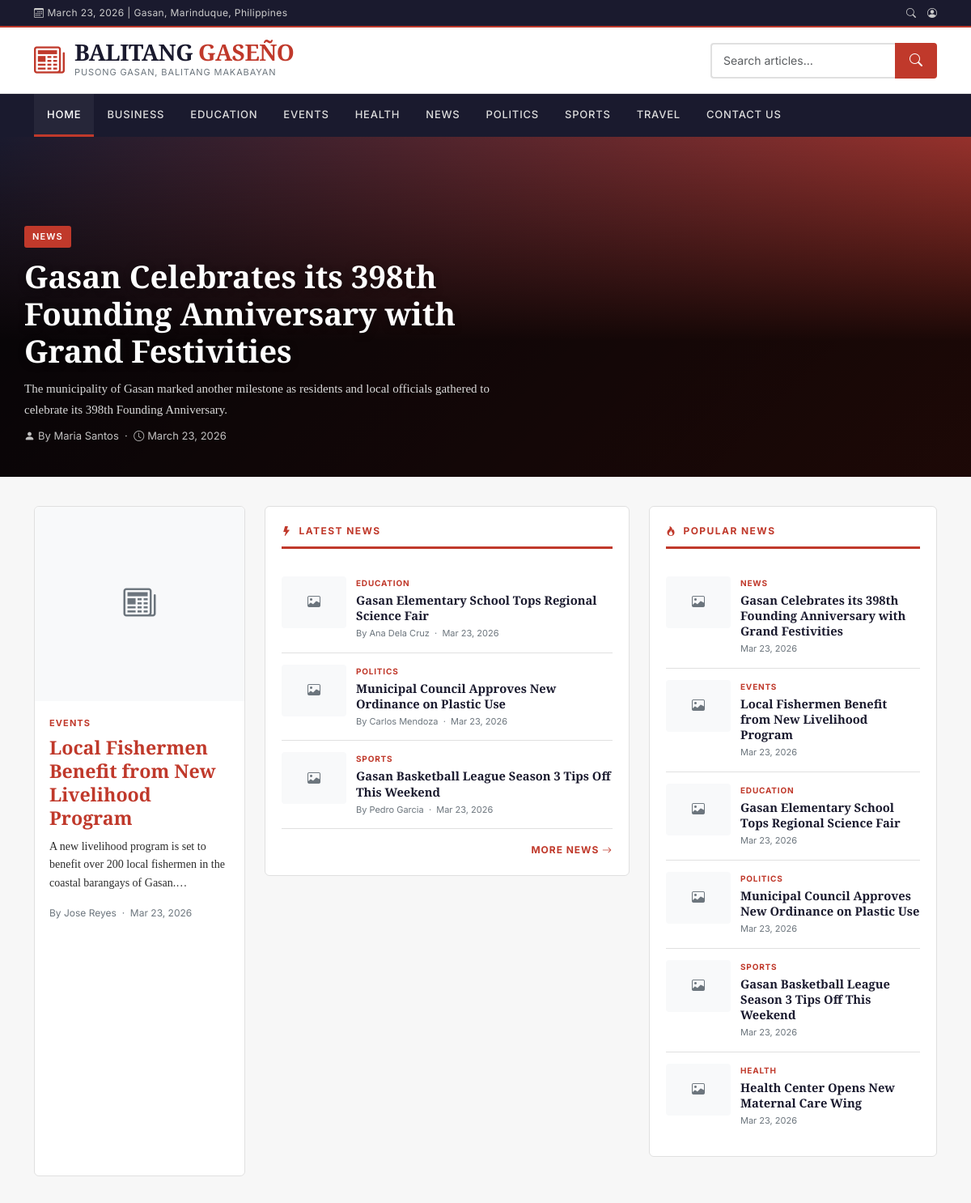
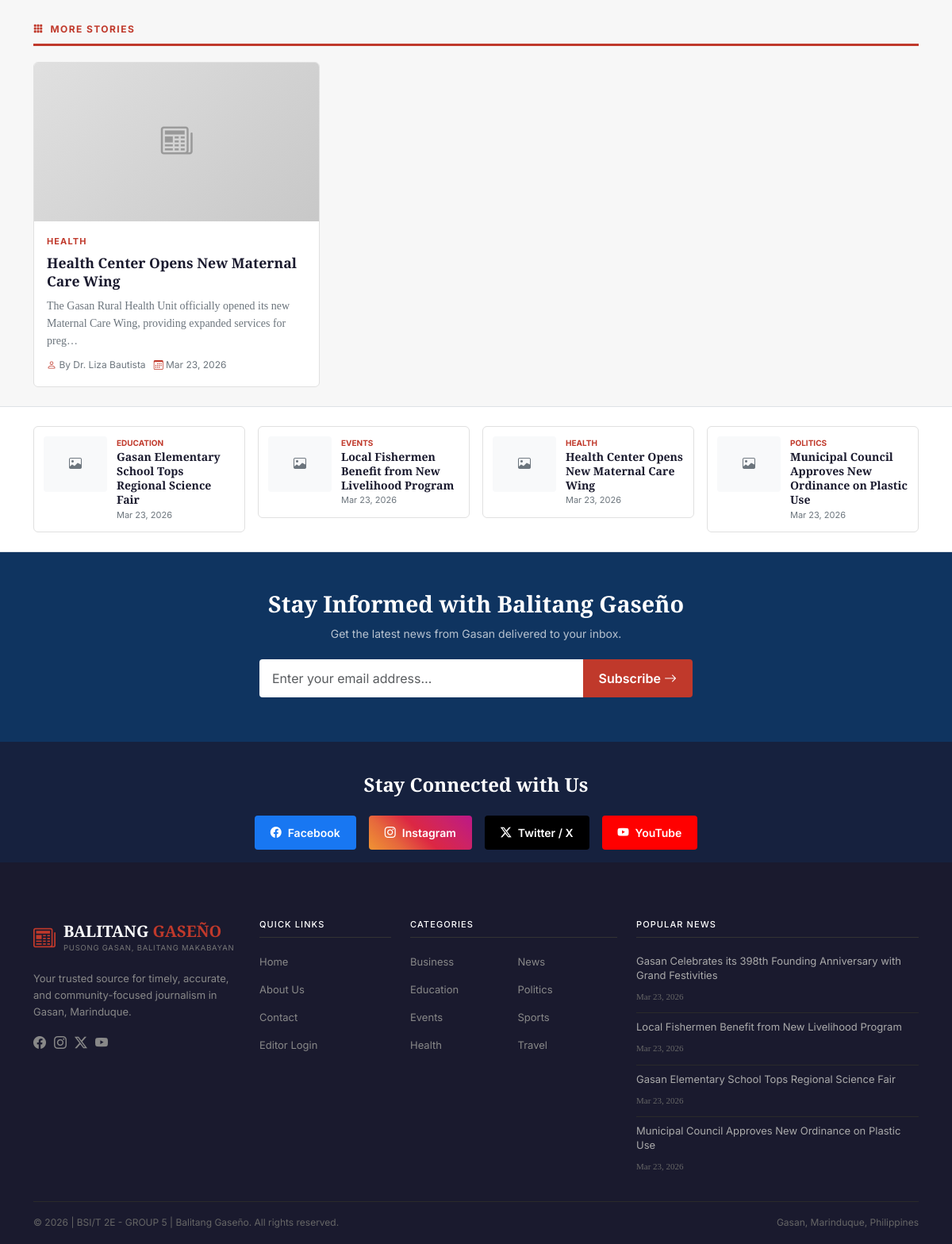
The page / on the database its author committed (2 pictures, top to bottom).
### tables this page shows
CREATE TABLE categories (
    id INT AUTO_INCREMENT PRIMARY KEY,
    name VARCHAR(100) NOT NULL,
    slug VARCHAR(100) NOT NULL UNIQUE,
    description TEXT,
    created_at TIMESTAMP DEFAULT CURRENT_TIMESTAMP
);

CREATE TABLE articles (
    id INT AUTO_INCREMENT PRIMARY KEY,
    title VARCHAR(300) NOT NULL,
    slug VARCHAR(300) NOT NULL UNIQUE,
    byline VARCHAR(200),
    category_id INT NOT NULL,
    author_id INT NOT NULL,
    body LONGTEXT NOT NULL,
    excerpt TEXT,
    image VARCHAR(255) DEFAULT NULL,
    status ENUM('published','draft') DEFAULT 'draft',
    views INT DEFAULT 0,
    published_at DATETIME DEFAULT NULL,
    created_at TIMESTAMP DEFAULT CURRENT_TIMESTAMP,
    updated_at TIMESTAMP DEFAULT CURRENT_TIMESTAMP ON UPDATE CURRENT_TIMESTAMP,
    FOREIGN KEY (category_id) REFERENCES categories(id) ON DELETE CASCADE,
    FOREIGN KEY (author_id) REFERENCES users(id) ON DELETE CASCADE
);

### index.php (the view, shortened to what the rows shown need)
<?php
require_once __DIR__ . '/config/db.php';
$hero = $pdo->query("
    SELECT a.*, c.name AS cat_name, c.slug AS cat_slug
    FROM articles a
    JOIN categories c ON c.id = a.category_id
    WHERE a.status = 'published'
    ORDER BY a.published_at DESC
    LIMIT 1
")->fetch();
$stmt = $pdo->prepare("
    SELECT a.id, a.title, a.slug, a.excerpt, a.image, a.published_at, a.byline,
           c.name AS cat_name, c.slug AS cat_slug
    FROM articles a
    JOIN categories c ON c.id = a.category_id
    WHERE a.status = 'published' AND a.id != :hero_id
    ORDER BY a.published_at DESC
    LIMIT 4
");
$stmt->execute([':hero_id' => $hero['id'] ?? 0]);
$latest = $stmt->fetchAll();
$popular = $pdo->query("
    SELECT a.id, a.title, a.slug, a.image, a.published_at,
           c.name AS cat_name, c.slug AS cat_slug
    FROM articles a
    JOIN categories c ON c.id = a.category_id
    WHERE a.status = 'published'
    ORDER BY a.views DESC
    LIMIT 6
")->fetchAll();
$featured_ids = array_merge(
    [$hero['id'] ?? 0],
    array_column($latest, 'id')
);
$in_clause = implode(',', array_fill(0, count($featured_ids), '?'));
$stmt2 = $pdo->prepare("
    SELECT a.id, a.title, a.slug, a.excerpt, a.image, a.published_at, a.byline,
           c.name AS cat_name, c.slug AS cat_slug
    FROM articles a
    JOIN categories c ON c.id = a.category_id
    WHERE a.status = 'published' AND a.id NOT IN ($in_clause)
    ORDER BY a.published_at DESC
    LIMIT 6
");
$stmt2->execute($featured_ids);
$featured_grid = $stmt2->fetchAll();
$mini = $pdo->query("
    SELECT a.id, a.title, a.slug, a.image, a.published_at,
           c.name AS cat_name, c.slug AS cat_slug
    FROM articles a
    JOIN categories c ON c.id = a.category_id
    WHERE a.status = 'published'
    ORDER BY RAND()
    LIMIT 4
")->fetchAll();
?>
<?php include __DIR__ . '/includes/header.php'; ?>
<!DOCTYPE html>
<html lang="en">
  <head>
    <link rel="stylesheet" href="<?= $base ?>/assets/css/style.css">
  </head>
  <body>
    <?php if ($hero): ?>
    <section class="hero-section">
      <?php if ($hero['image']): ?>
        <img class="hero-bg" src="<?= UPLOAD_URL . htmlspecialchars($hero['image']) ?>" alt="">
      <?php else: ?>
        <div class="hero-bg" style="background:linear-gradient(135deg,#1a1a2e 0%,#c0392b 100%);opacity:1;"></div>
      <?php endif; ?>
      <div class="hero-gradient"></div>
      <div class="container hero-content">
        <div class="row">
          <div class="col-lg-7">
            <span class="hero-cat-badge"><?= htmlspecialchars($hero['cat_name']) ?></span>
            <h1 class="hero-title">
              <a href="<?= $base ?>/article.php?slug=<?= urlencode($hero['slug']) ?>" class="text-white">
                <?= htmlspecialchars($hero['title']) ?>
              </a>
            </h1>
            <?php if ($hero['excerpt']): ?>
              <p class="hero-excerpt"><?= htmlspecialchars($hero['excerpt']) ?></p>
            <?php endif; ?>
            <div class="hero-meta mt-2">
              <i class="bi bi-person-fill me-1"></i><?= htmlspecialchars($hero['byline'] ?: 'By Staff Reporter') ?>
              &nbsp;·&nbsp;
              <i class="bi bi-clock me-1"></i><?= date('F j, Y', strtotime($hero['published_at'])) ?>
            </div>
          </div>
        </div>
      </div>
    </section>
    <?php endif; ?>
    <div class="content-section">
    <div class="container">
      <div class="row g-4">
        <div class="col-lg-3 col-md-6">
          <?php
          $feat = $latest[0] ?? null;
          if ($feat):
          ?>
          <div class="featured-left-card">
            <?php if ($feat['image']): ?>
              <img class="featured-left-img" src="<?= UPLOAD_URL . htmlspecialchars($feat['image']) ?>" alt="">
            <?php else: ?>
              <div class="featured-left-img d-flex align-items-center justify-content-center bg-light text-secondary fs-1"><i class="bi bi-newspaper"></i></div>
            <?php endif; ?>
            <div class="featured-left-body">
              <div class="featured-left-cat"><?= htmlspecialchars($feat['cat_name']) ?></div>
              <h3 class="featured-left-title">
                <a href="<?= $base ?>/article.php?slug=<?= urlencode($feat['slug']) ?>"><?= htmlspecialchars($feat['title']) ?></a>
              </h3>
              <p class="featured-left-excerpt"><?= htmlspecialchars(substr(strip_tags($feat['excerpt'] ?: $feat['title']), 0, 160)) ?>…</p>
              <div class="featured-left-meta">
                <?= htmlspecialchars($feat['byline'] ?: 'By Staff Reporter') ?> &nbsp;·&nbsp;
                <?= date('M j, Y', strtotime($feat['published_at'])) ?>
              </div>
            </div>
          </div>
          <?php endif; ?>
        </div>
        <div class="col-lg-5">
          <div class="sidebar-widget">
            <?php foreach (array_slice($latest, 1) as $art): ?>
            <div class="news-list-item">
              <?php if ($art['image']): ?>
                <img class="news-list-img" src="<?= UPLOAD_URL . htmlspecialchars($art['image']) ?>" alt="">
              <?php else: ?>
                <div class="news-list-img d-flex align-items-center justify-content-center bg-light text-secondary"><i class="bi bi-image"></i></div>
              <?php endif; ?>
              <div class="news-list-content">
                <div class="news-list-cat"><?= htmlspecialchars($art['cat_name']) ?></div>
                <div class="news-list-title">
                  <a href="<?= $base ?>/article.php?slug=<?= urlencode($art['slug']) ?>"><?= htmlspecialchars($art['title']) ?></a>
                </div>
                <div class="news-list-date">
                  <?= htmlspecialchars($art['byline'] ?: 'By Staff Reporter') ?> &nbsp;·&nbsp; <?= date('M j, Y', strtotime($art['published_at'])) ?>
                </div>
              </div>
            </div>
            <?php endforeach; ?>
          </div>
        </div>
        <div class="col-lg-4">
          <div class="sidebar-widget">
            <?php foreach ($popular as $p): ?>
            <div class="news-list-item">
              <?php if ($p['image']): ?>
                <img class="news-list-img" src="<?= UPLOAD_URL . htmlspecialchars($p['image']) ?>" alt="">
              <?php else: ?>
                <div class="news-list-img d-flex align-items-center justify-content-center bg-light text-secondary"><i class="bi bi-image"></i></div>
              <?php endif; ?>
              <div class="news-list-content">
                <div class="news-list-cat"><?= htmlspecialchars($p['cat_name']) ?></div>
                <div class="news-list-title">
                  <a href="<?= $base ?>/article.php?slug=<?= urlencode($p['slug']) ?>"><?= htmlspecialchars($p['title']) ?></a>
                </div>
                <div class="news-list-date"><?= date('M j, Y', strtotime($p['published_at'])) ?></div>
              </div>
            </div>
            <?php endforeach; ?>
          </div>
        </div>
      </div>
    </div>
    </div>
    <?php if ($featured_grid): ?>
    <div class="py-4" style="background:var(--bg-light);">
    <div class="container">
      <div class="row g-3">
        <?php foreach ($featured_grid as $art): ?>
        <div class="col-lg-4 col-md-6">
          <div class="article-card">
            <?php if ($art['image']): ?>
              <img class="article-card-img" src="<?= UPLOAD_URL . htmlspecialchars($art['image']) ?>" alt="">
            <?php else: ?>
              <div class="article-card-img-placeholder"><i class="bi bi-newspaper"></i></div>
            <?php endif; ?>
            <div class="article-card-body">
              <div class="article-card-cat"><?= htmlspecialchars($art['cat_name']) ?></div>
              <h4 class="article-card-title">
                <a href="<?= $base ?>/article.php?slug=<?= urlencode($art['slug']) ?>"><?= htmlspecialchars($art['title']) ?></a>
              </h4>
              <p class="article-card-excerpt"><?= htmlspecialchars(substr(strip_tags($art['excerpt'] ?: ''), 0, 110)) ?>…</p>
              <div class="article-card-meta">
                <span><i class="bi bi-person"></i> <?= htmlspecialchars($art['byline'] ?: 'Staff Reporter') ?></span>
                <span><i class="bi bi-calendar3"></i> <?= date('M j, Y', strtotime($art['published_at'])) ?></span>
              </div>
            </div>
          </div>
        </div>
        <?php endforeach; ?>
      </div>
    </div>
    </div>
    <?php endif; ?>
    <?php if ($mini): ?>
    <div class="py-4 bg-white border-top border-bottom">
    <div class="container">
      <div class="row g-3">
        <?php foreach ($mini as $m): ?>
        <div class="col-lg-3 col-md-6">
          <a href="<?= $base ?>/article.php?slug=<?= urlencode($m['slug']) ?>" class="mini-card text-decoration-none">
            <?php if ($m['image']): ?>
              <img class="mini-card-img" src="<?= UPLOAD_URL . htmlspecialchars($m['image']) ?>" alt="">
            <?php else: ?>
              <div class="mini-card-img d-flex align-items-center justify-content-center bg-light text-secondary"><i class="bi bi-image"></i></div>
            <?php endif; ?>
            <div>
              <div class="mini-card-cat"><?= htmlspecialchars($m['cat_name']) ?></div>
              <div class="mini-card-title"><?= htmlspecialchars($m['title']) ?></div>
              <div class="mini-card-date"><?= date('M j, Y', strtotime($m['published_at'])) ?></div>
            </div>
          </a>
        </div>
        <?php endforeach; ?>
      </div>
    </div>
    </div>
    <?php endif; ?>
    <?php include __DIR__ . '/includes/footer.php'; ?>
  </body>
</html>

### includes/header.php (shortened to what the rows shown need)
<?php
require_once __DIR__ . '/../config/db.php';
$cats = $pdo->query("SELECT id, name, slug FROM categories ORDER BY name ASC")->fetchAll();
$active_cat = $_GET['category'] ?? '';
$base = SITE_URL;
?>
<!DOCTYPE html>
<html lang="en">
  <head>
    <link href="https://cdn.jsdelivr.net/npm/bootstrap@5.3.3/dist/css/bootstrap.min.css" rel="stylesheet">
    <link href="https://cdn.jsdelivr.net/npm/bootstrap-icons@1.11.3/font/bootstrap-icons.css" rel="stylesheet">
    <link rel="stylesheet" href="<?= $base ?>/assets/css/style.css">
  </head>
  <body>
    <nav class="main-nav navbar navbar-expand-lg">
      <div class="container">
        <div class="collapse navbar-collapse" id="mainNav">
          <ul class="navbar-nav me-auto">
            <?php foreach ($cats as $cat): ?>
            <li class="nav-item">
              <a class="nav-link <?= ($active_cat === $cat['slug']) ? 'active' : '' ?>"
                href="<?= $base ?>/category.php?category=<?= urlencode($cat['slug']) ?>">
                <?= htmlspecialchars($cat['name']) ?>
              </a>
            </li>
            <?php endforeach; ?>
          </ul>
        </div>
      </div>
    </nav>
  </body>
</html>

### includes/footer.php (shortened to what the rows shown need)
<?php
$base = SITE_URL;
$footer_cats = $pdo->query("SELECT name, slug FROM categories ORDER BY name")->fetchAll();
$popular = $pdo->query("SELECT id, title, slug, published_at FROM articles WHERE status='published' ORDER BY views DESC LIMIT 4")->fetchAll();
?>
<!DOCTYPE html>
<html lang="en">
  <head>
    <link href="https://cdn.jsdelivr.net/npm/bootstrap@5.3.3/dist/css/bootstrap.min.css" rel="stylesheet">
    <link href="https://cdn.jsdelivr.net/npm/bootstrap-icons@1.11.3/font/bootstrap-icons.css" rel="stylesheet">
    <link rel="stylesheet" href="<?= $base ?>/assets/css/style.css">
  </head>
  <body>
    <footer class="main-footer">
      <div class="container">
        <div class="row g-4 pt-5 pb-4">
          <div class="col-lg-3 col-md-6">
            <ul class="footer-links two-col">
              <?php foreach ($footer_cats as $fc): ?>
              <li><a href="<?= $base ?>/category.php?category=<?= urlencode($fc['slug']) ?>"><?= htmlspecialchars($fc['name']) ?></a></li>
              <?php endforeach; ?>
            </ul>
          </div>
          <div class="col-lg-4 col-md-6">
            <?php foreach ($popular as $p): ?>
            <div class="footer-news-item">
              <a href="<?= $base ?>/article.php?slug=<?= urlencode($p['slug']) ?>"><?= htmlspecialchars($p['title']) ?></a>
              <span class="footer-news-date"><?= date('M j, Y', strtotime($p['published_at'])) ?></span>
            </div>
            <?php endforeach; ?>
          </div>
        </div>
      </div>
    </footer>
  </body>
</html>

### rows shown on the page
categories: name "BUSINESS", name "Business"
categories: name "EDUCATION", name "Education"
categories: name "EVENTS", name "Events"
categories: name "HEALTH", name "Health"
categories: name "NEWS", name "News"
categories: name "POLITICS", name "Politics"
categories: name "SPORTS", name "Sports"
categories: name "TRAVEL", name "Travel"
articles: category.name "NEWS", title "Gasan Celebrates its 398th Founding Anniversary with Grand Festivities", excerpt "The municipality of Gasan marked another milestone as residents and local officials gathered to celebrate its 398th Founding Anniversary.", byline "By Maria Santos", published_at "March 23, 2026", published_at "Mar 23, 2026"
articles: title "Local Fishermen Benefit from New Livelihood Program", excerpt "A new livelihood program is set to benefit over 200 local fishermen in the coastal barangays of Gasan.", byline "By Jose Reyes", published_at "Mar 23, 2026", category.name "EVENTS"
articles: category.name "EDUCATION", title "Gasan Elementary School Tops Regional Science Fair", byline "By Ana Dela Cruz", published_at "Mar 23, 2026"
articles: category.name "POLITICS", title "Municipal Council Approves New Ordinance on Plastic Use", byline "By Carlos Mendoza", published_at "Mar 23, 2026"
articles: category.name "SPORTS", title "Gasan Basketball League Season 3 Tips Off This Weekend", byline "By Pedro Garcia", published_at "Mar 23, 2026"
articles: category.name "HEALTH", title "Health Center Opens New Maternal Care Wing", published_at "Mar 23, 2026", excerpt "The Gasan Rural Health Unit officially opened its new Maternal Care Wing, providing expanded services for preg", byline "By Dr. Liza Bautista"
